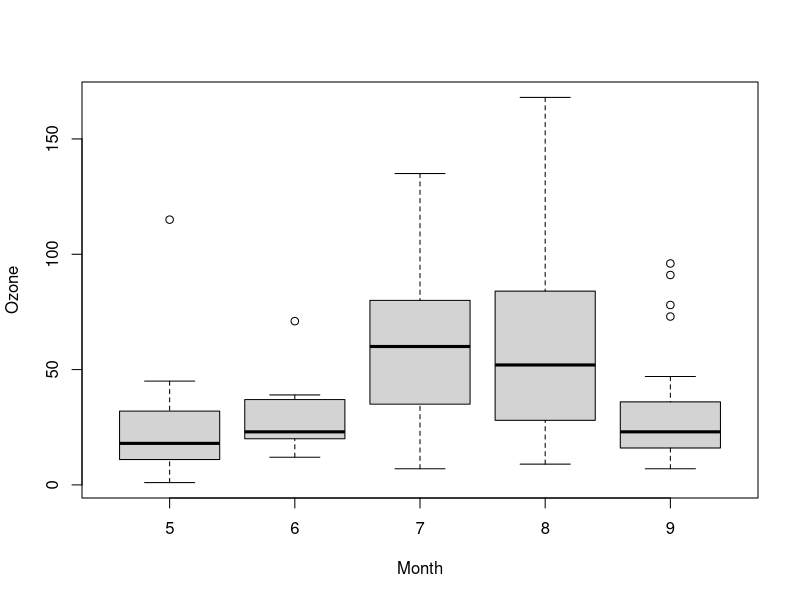

Recreate this plot in R.
## ---- chunk 1
data (airquality)
kruskal.test(Ozone ~ Month, data = airquality)
## ---- chunk 2
boxplot(Ozone ~ Month, data = airquality)
